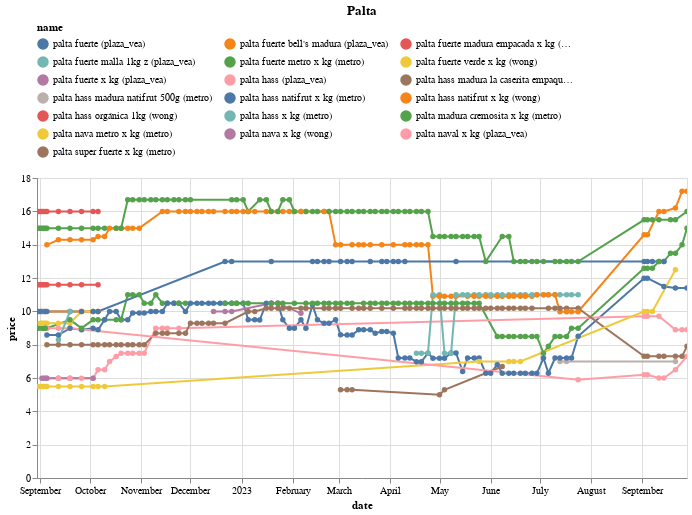

Write notebook code for a chart like this one.
### Code cell
(df
 .loc[df.name.isin(names)]
 .pipe(alt.Chart)
 .mark_line(point=True)
 .encode(x='date', y='price', color='name', tooltip=['name','price'])
 .properties(width=650, title='Palta')
 .interactive()
 .configure_legend(orient='top', columns=3)
)

### Figure 1 — Vega-Lite specification as saved in the notebook (floating-point values rounded to 4 significant figures; data arrays with more than 128 entries replaced by an {"elided": "..."} marker saying what was removed)
{"config": {"view": {"continuousWidth": 300, "continuousHeight": 300}, "legend": {"columns": 3, "orient": "top"}}, "data": {"name": "data-bdbf8cb8516581c594c270213936226a"}, "mark": {"type": "line", "point": true}, "encoding": {"color": {"field": "name", "type": "nominal"}, "tooltip": [{"field": "name", "type": "nominal"}, {"field": "price", "type": "quantitative"}], "x": {"field": "date", "type": "temporal"}, "y": {"field": "price", "type": "quantitative"}}, "params": [{"name": "param_14", "select": {"type": "interval", "encodings": ["x", "y"]}, "bind": "scales"}], "title": "Palta", "width": 650, "$schema": "https://vega.github.io/schema/vega-lite/v5.14.1.json", "datasets": {"data-bdbf8cb8516581c594c270213936226a": {"elided": "611 records"}}}
